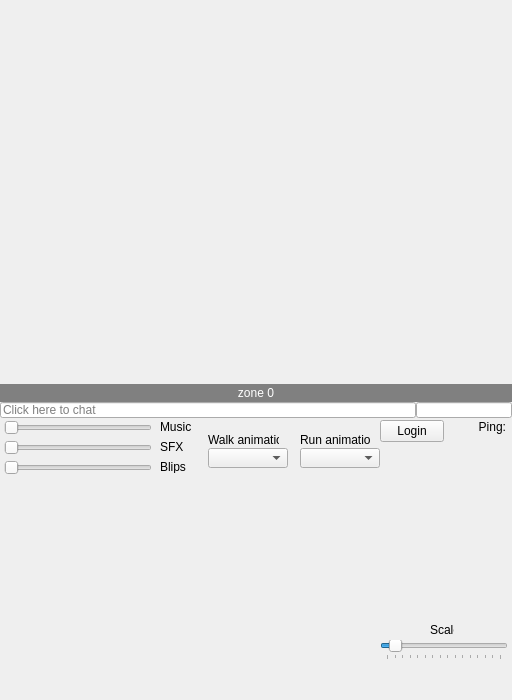
<?xml version="1.0" encoding="UTF-8"?>
<ui version="4.0">
 <class>GameWidget</class>
 <widget class="QWidget" name="GameWidget">
  <property name="geometry">
   <rect>
    <x>0</x>
    <y>0</y>
    <width>512</width>
    <height>700</height>
   </rect>
  </property>
  <property name="focusPolicy">
   <enum>Qt::NoFocus</enum>
  </property>
  <property name="windowTitle">
   <string>Form</string>
  </property>
  <widget class="GamePort" name="gameview" native="true">
   <property name="geometry">
    <rect>
     <x>0</x>
     <y>0</y>
     <width>512</width>
     <height>384</height>
    </rect>
   </property>
   <widget class="QWidget" name="chatboxwidget" native="true">
    <property name="geometry">
     <rect>
      <x>128</x>
      <y>306</y>
      <width>256</width>
      <height>78</height>
     </rect>
    </property>
    <widget class="QLabel" name="chatbox">
     <property name="geometry">
      <rect>
       <x>0</x>
       <y>0</y>
       <width>256</width>
       <height>78</height>
      </rect>
     </property>
     <property name="text">
      <string/>
     </property>
     <property name="pixmap">
      <pixmap>chatbox.png</pixmap>
     </property>
     <property name="scaledContents">
      <bool>true</bool>
     </property>
    </widget>
    <widget class="QLabel" name="chatname">
     <property name="geometry">
      <rect>
       <x>4</x>
       <y>1</y>
       <width>254</width>
       <height>12</height>
      </rect>
     </property>
     <property name="styleSheet">
      <string notr="true">color: white</string>
     </property>
     <property name="text">
      <string/>
     </property>
    </widget>
    <widget class="QTextEdit" name="chattext">
     <property name="geometry">
      <rect>
       <x>2</x>
       <y>14</y>
       <width>252</width>
       <height>66</height>
      </rect>
     </property>
     <property name="cursor" stdset="0">
      <cursorShape>ArrowCursor</cursorShape>
     </property>
     <property name="styleSheet">
      <string notr="true">background-color: rgba(0, 0, 0, 0); color: white</string>
     </property>
     <property name="frameShape">
      <enum>QFrame::NoFrame</enum>
     </property>
     <property name="verticalScrollBarPolicy">
      <enum>Qt::ScrollBarAlwaysOff</enum>
     </property>
     <property name="horizontalScrollBarPolicy">
      <enum>Qt::ScrollBarAlwaysOff</enum>
     </property>
     <property name="readOnly">
      <bool>true</bool>
     </property>
     <property name="cursorWidth">
      <number>0</number>
     </property>
     <property name="textInteractionFlags">
      <set>Qt::NoTextInteraction</set>
     </property>
    </widget>
   </widget>
   <widget class="AIOButton" name="chatlogToggle">
    <property name="geometry">
     <rect>
      <x>480</x>
      <y>370</y>
      <width>32</width>
      <height>16</height>
     </rect>
    </property>
    <property name="text">
     <string/>
    </property>
    <property name="pixmap">
     <pixmap>../fullscreen/chatlog_button.png</pixmap>
    </property>
   </widget>
  </widget>
  <widget class="QStackedWidget" name="IngameWidgets">
   <property name="enabled">
    <bool>true</bool>
   </property>
   <property name="geometry">
    <rect>
     <x>0</x>
     <y>0</y>
     <width>512</width>
     <height>700</height>
    </rect>
   </property>
   <property name="focusPolicy">
    <enum>Qt::NoFocus</enum>
   </property>
   <property name="styleSheet">
    <string notr="true"/>
   </property>
   <property name="frameShape">
    <enum>QFrame::NoFrame</enum>
   </property>
   <property name="currentIndex">
    <number>0</number>
   </property>
   <widget class="QWidget" name="IngameUI">
    <property name="focusPolicy">
     <enum>Qt::NoFocus</enum>
    </property>
    <property name="autoFillBackground">
     <bool>false</bool>
    </property>
    <widget class="PenaltyBar" name="_penaltybar1">
     <property name="geometry">
      <rect>
       <x>420</x>
       <y>450</y>
       <width>84</width>
       <height>14</height>
      </rect>
     </property>
     <property name="text">
      <string/>
     </property>
     <property name="pixmap">
      <pixmap>defensebar10.png</pixmap>
     </property>
    </widget>
    <widget class="PenaltyBar" name="_penaltybar2">
     <property name="geometry">
      <rect>
       <x>420</x>
       <y>464</y>
       <width>84</width>
       <height>14</height>
      </rect>
     </property>
     <property name="text">
      <string/>
     </property>
     <property name="pixmap">
      <pixmap>prosecutionbar10.png</pixmap>
     </property>
    </widget>
    <widget class="AIOButton" name="evidencebtn">
     <property name="geometry">
      <rect>
       <x>216</x>
       <y>676</y>
       <width>80</width>
       <height>24</height>
      </rect>
     </property>
     <property name="text">
      <string/>
     </property>
     <property name="pixmap">
      <pixmap>evidence_button.png</pixmap>
     </property>
    </widget>
    <widget class="QLabel" name="areainfo">
     <property name="geometry">
      <rect>
       <x>0</x>
       <y>384</y>
       <width>512</width>
       <height>18</height>
      </rect>
     </property>
     <property name="styleSheet">
      <string notr="true">color: white;
background-color: rgb(128, 128, 128)</string>
     </property>
     <property name="text">
      <string>zone 0</string>
     </property>
     <property name="scaledContents">
      <bool>true</bool>
     </property>
     <property name="alignment">
      <set>Qt::AlignCenter</set>
     </property>
    </widget>
    <widget class="QPushButton" name="ooclogin">
     <property name="enabled">
      <bool>true</bool>
     </property>
     <property name="geometry">
      <rect>
       <x>380</x>
       <y>420</y>
       <width>64</width>
       <height>22</height>
      </rect>
     </property>
     <property name="text">
      <string>Login</string>
     </property>
     <property name="checkable">
      <bool>false</bool>
     </property>
     <property name="checked">
      <bool>false</bool>
     </property>
     <property name="flat">
      <bool>false</bool>
     </property>
    </widget>
    <widget class="QLabel" name="sliderlabel1">
     <property name="geometry">
      <rect>
       <x>160</x>
       <y>420</y>
       <width>32</width>
       <height>13</height>
      </rect>
     </property>
     <property name="text">
      <string>Music</string>
     </property>
    </widget>
    <widget class="QLabel" name="sliderlabel2">
     <property name="geometry">
      <rect>
       <x>160</x>
       <y>440</y>
       <width>32</width>
       <height>13</height>
      </rect>
     </property>
     <property name="text">
      <string>SFX</string>
     </property>
    </widget>
    <widget class="QLabel" name="sliderlabel3">
     <property name="geometry">
      <rect>
       <x>160</x>
       <y>460</y>
       <width>32</width>
       <height>13</height>
      </rect>
     </property>
     <property name="text">
      <string>Blips</string>
     </property>
    </widget>
    <widget class="QSlider" name="musicslider">
     <property name="geometry">
      <rect>
       <x>4</x>
       <y>420</y>
       <width>148</width>
       <height>16</height>
      </rect>
     </property>
     <property name="maximum">
      <number>100</number>
     </property>
     <property name="orientation">
      <enum>Qt::Horizontal</enum>
     </property>
    </widget>
    <widget class="QSlider" name="soundslider">
     <property name="geometry">
      <rect>
       <x>4</x>
       <y>440</y>
       <width>148</width>
       <height>16</height>
      </rect>
     </property>
     <property name="maximum">
      <number>100</number>
     </property>
     <property name="orientation">
      <enum>Qt::Horizontal</enum>
     </property>
    </widget>
    <widget class="QSlider" name="blipslider">
     <property name="geometry">
      <rect>
       <x>4</x>
       <y>460</y>
       <width>148</width>
       <height>16</height>
      </rect>
     </property>
     <property name="maximum">
      <number>100</number>
     </property>
     <property name="orientation">
      <enum>Qt::Horizontal</enum>
     </property>
    </widget>
    <widget class="QLabel" name="walkanim_label">
     <property name="geometry">
      <rect>
       <x>208</x>
       <y>432</y>
       <width>71</width>
       <height>16</height>
      </rect>
     </property>
     <property name="text">
      <string>Walk animation</string>
     </property>
    </widget>
    <widget class="QLabel" name="runanim_label">
     <property name="geometry">
      <rect>
       <x>300</x>
       <y>432</y>
       <width>71</width>
       <height>16</height>
      </rect>
     </property>
     <property name="text">
      <string>Run animation</string>
     </property>
    </widget>
    <widget class="QComboBox" name="walkanim_dropdown">
     <property name="geometry">
      <rect>
       <x>208</x>
       <y>448</y>
       <width>80</width>
       <height>20</height>
      </rect>
     </property>
    </widget>
    <widget class="QComboBox" name="runanim_dropdown">
     <property name="geometry">
      <rect>
       <x>300</x>
       <y>448</y>
       <width>80</width>
       <height>20</height>
      </rect>
     </property>
    </widget>
    <widget class="QLabel" name="pinglabel">
     <property name="geometry">
      <rect>
       <x>450</x>
       <y>420</y>
       <width>56</width>
       <height>16</height>
      </rect>
     </property>
     <property name="text">
      <string>Ping:</string>
     </property>
     <property name="alignment">
      <set>Qt::AlignRight|Qt::AlignTop|Qt::AlignTrailing</set>
     </property>
    </widget>
    <widget class="AIOIndexButton" name="wt_button">
     <property name="geometry">
      <rect>
       <x>10</x>
       <y>620</y>
       <width>85</width>
       <height>42</height>
      </rect>
     </property>
     <property name="cursor">
      <cursorShape>ArrowCursor</cursorShape>
     </property>
     <property name="text">
      <string/>
     </property>
     <property name="pixmap">
      <pixmap>witnesstestimony.png</pixmap>
     </property>
    </widget>
    <widget class="AIOIndexButton" name="ce_button">
     <property name="geometry">
      <rect>
       <x>100</x>
       <y>620</y>
       <width>85</width>
       <height>42</height>
      </rect>
     </property>
     <property name="text">
      <string/>
     </property>
     <property name="pixmap">
      <pixmap>crossexamination.png</pixmap>
     </property>
    </widget>
    <widget class="AIOIndexButton" name="guilty_button">
     <property name="geometry">
      <rect>
       <x>280</x>
       <y>620</y>
       <width>85</width>
       <height>42</height>
      </rect>
     </property>
     <property name="text">
      <string/>
     </property>
     <property name="pixmap">
      <pixmap>guilty.png</pixmap>
     </property>
    </widget>
    <widget class="AIOIndexButton" name="notguilty_button">
     <property name="geometry">
      <rect>
       <x>190</x>
       <y>620</y>
       <width>85</width>
       <height>42</height>
      </rect>
     </property>
     <property name="text">
      <string/>
     </property>
     <property name="pixmap">
      <pixmap>notguilty.png</pixmap>
     </property>
    </widget>
    <widget class="ICLineEdit" name="ic_input">
     <property name="geometry">
      <rect>
       <x>0</x>
       <y>402</y>
       <width>416</width>
       <height>16</height>
      </rect>
     </property>
     <property name="placeholderText">
      <string>Click here to chat</string>
     </property>
    </widget>
    <widget class="QLineEdit" name="showname_input">
     <property name="geometry">
      <rect>
       <x>416</x>
       <y>402</y>
       <width>96</width>
       <height>16</height>
      </rect>
     </property>
    </widget>
    <widget class="QLabel" name="emotebar">
     <property name="geometry">
      <rect>
       <x>0</x>
       <y>482</y>
       <width>512</width>
       <height>112</height>
      </rect>
     </property>
     <property name="text">
      <string/>
     </property>
     <property name="pixmap">
      <pixmap>emote_bar.png</pixmap>
     </property>
     <property name="scaledContents">
      <bool>false</bool>
     </property>
    </widget>
    <widget class="AIOButton" name="prevemotepage">
     <property name="geometry">
      <rect>
       <x>8</x>
       <y>574</y>
       <width>40</width>
       <height>40</height>
      </rect>
     </property>
     <property name="text">
      <string/>
     </property>
     <property name="pixmap">
      <pixmap>arrow_left.png</pixmap>
     </property>
     <property name="scaledContents">
      <bool>false</bool>
     </property>
    </widget>
    <widget class="AIOButton" name="textcolorbtn">
     <property name="geometry">
      <rect>
       <x>72</x>
       <y>574</y>
       <width>40</width>
       <height>40</height>
      </rect>
     </property>
     <property name="text">
      <string/>
     </property>
     <property name="pixmap">
      <pixmap>textcolor_button.png</pixmap>
     </property>
     <property name="scaledContents">
      <bool>false</bool>
     </property>
    </widget>
    <widget class="AIOButton" name="switchbtn">
     <property name="geometry">
      <rect>
       <x>135</x>
       <y>582</y>
       <width>70</width>
       <height>24</height>
      </rect>
     </property>
     <property name="text">
      <string/>
     </property>
     <property name="pixmap">
      <pixmap>switch_button.png</pixmap>
     </property>
    </widget>
    <widget class="AIOButton" name="movebtn">
     <property name="geometry">
      <rect>
       <x>221</x>
       <y>582</y>
       <width>70</width>
       <height>24</height>
      </rect>
     </property>
     <property name="text">
      <string/>
     </property>
     <property name="pixmap">
      <pixmap>move_button.png</pixmap>
     </property>
    </widget>
    <widget class="AIOButton" name="examinebtn">
     <property name="geometry">
      <rect>
       <x>307</x>
       <y>582</y>
       <width>70</width>
       <height>24</height>
      </rect>
     </property>
     <property name="text">
      <string/>
     </property>
     <property name="pixmap">
      <pixmap>examine_button.png</pixmap>
     </property>
    </widget>
    <widget class="AIOButton" name="realizationbtn">
     <property name="geometry">
      <rect>
       <x>400</x>
       <y>574</y>
       <width>40</width>
       <height>40</height>
      </rect>
     </property>
     <property name="text">
      <string/>
     </property>
     <property name="pixmap">
      <pixmap>realization.png</pixmap>
     </property>
     <property name="scaledContents">
      <bool>false</bool>
     </property>
    </widget>
    <widget class="AIOButton" name="nextemotepage">
     <property name="geometry">
      <rect>
       <x>464</x>
       <y>574</y>
       <width>40</width>
       <height>40</height>
      </rect>
     </property>
     <property name="text">
      <string/>
     </property>
     <property name="pixmap">
      <pixmap>arrow_right.png</pixmap>
     </property>
     <property name="scaledContents">
      <bool>false</bool>
     </property>
    </widget>
    <widget class="AIOButton" name="musicToggle">
     <property name="geometry">
      <rect>
       <x>442</x>
       <y>676</y>
       <width>70</width>
       <height>24</height>
      </rect>
     </property>
     <property name="text">
      <string/>
     </property>
     <property name="pixmap">
      <pixmap>music_button.png</pixmap>
     </property>
    </widget>
    <widget class="AIOButton" name="oocToggle">
     <property name="geometry">
      <rect>
       <x>0</x>
       <y>676</y>
       <width>70</width>
       <height>24</height>
      </rect>
     </property>
     <property name="text">
      <string/>
     </property>
     <property name="pixmap">
      <pixmap>ooc_button.png</pixmap>
     </property>
    </widget>
    <widget class="QSlider" name="scaleslider">
     <property name="geometry">
      <rect>
       <x>380</x>
       <y>640</y>
       <width>128</width>
       <height>20</height>
      </rect>
     </property>
     <property name="minimum">
      <number>1</number>
     </property>
     <property name="maximum">
      <number>16</number>
     </property>
     <property name="singleStep">
      <number>1</number>
     </property>
     <property name="pageStep">
      <number>1</number>
     </property>
     <property name="value">
      <number>2</number>
     </property>
     <property name="orientation">
      <enum>Qt::Horizontal</enum>
     </property>
     <property name="invertedAppearance">
      <bool>false</bool>
     </property>
     <property name="invertedControls">
      <bool>false</bool>
     </property>
     <property name="tickPosition">
      <enum>QSlider::TicksBelow</enum>
     </property>
     <property name="tickInterval">
      <number>1</number>
     </property>
    </widget>
    <widget class="QLabel" name="scalelabel">
     <property name="geometry">
      <rect>
       <x>430</x>
       <y>624</y>
       <width>24</width>
       <height>12</height>
      </rect>
     </property>
     <property name="text">
      <string>Scale</string>
     </property>
    </widget>
    <zorder>_penaltybar1</zorder>
    <zorder>_penaltybar2</zorder>
    <zorder>evidencebtn</zorder>
    <zorder>areainfo</zorder>
    <zorder>ooclogin</zorder>
    <zorder>sliderlabel1</zorder>
    <zorder>sliderlabel2</zorder>
    <zorder>sliderlabel3</zorder>
    <zorder>musicslider</zorder>
    <zorder>soundslider</zorder>
    <zorder>blipslider</zorder>
    <zorder>walkanim_label</zorder>
    <zorder>runanim_label</zorder>
    <zorder>walkanim_dropdown</zorder>
    <zorder>runanim_dropdown</zorder>
    <zorder>pinglabel</zorder>
    <zorder>wt_button</zorder>
    <zorder>ce_button</zorder>
    <zorder>guilty_button</zorder>
    <zorder>notguilty_button</zorder>
    <zorder>emotebar</zorder>
    <zorder>prevemotepage</zorder>
    <zorder>textcolorbtn</zorder>
    <zorder>switchbtn</zorder>
    <zorder>movebtn</zorder>
    <zorder>examinebtn</zorder>
    <zorder>realizationbtn</zorder>
    <zorder>nextemotepage</zorder>
    <zorder>ic_input</zorder>
    <zorder>showname_input</zorder>
    <zorder>musicToggle</zorder>
    <zorder>oocToggle</zorder>
    <zorder>scaleslider</zorder>
    <zorder>scalelabel</zorder>
   </widget>
   <widget class="CharSelect" name="charselect">
    <widget class="QScrollArea" name="charscroller">
     <property name="geometry">
      <rect>
       <x>12</x>
       <y>424</y>
       <width>491</width>
       <height>261</height>
      </rect>
     </property>
     <property name="styleSheet">
      <string notr="true">background-color: transparent</string>
     </property>
     <property name="frameShape">
      <enum>QFrame::NoFrame</enum>
     </property>
     <property name="verticalScrollBarPolicy">
      <enum>Qt::ScrollBarAsNeeded</enum>
     </property>
     <property name="widgetResizable">
      <bool>true</bool>
     </property>
     <widget class="QWidget" name="charscrollwidget">
      <property name="geometry">
       <rect>
        <x>0</x>
        <y>0</y>
        <width>491</width>
        <height>261</height>
       </rect>
      </property>
     </widget>
    </widget>
    <widget class="QPushButton" name="disconnectbtn">
     <property name="geometry">
      <rect>
       <x>10</x>
       <y>392</y>
       <width>75</width>
       <height>23</height>
      </rect>
     </property>
     <property name="text">
      <string>Disconnect</string>
     </property>
    </widget>
    <widget class="QWidget" name="charnamewidget" native="true">
     <property name="geometry">
      <rect>
       <x>120</x>
       <y>392</y>
       <width>272</width>
       <height>26</height>
      </rect>
     </property>
     <widget class="QLabel" name="charnameimg">
      <property name="geometry">
       <rect>
        <x>0</x>
        <y>0</y>
        <width>272</width>
        <height>26</height>
       </rect>
      </property>
      <property name="text">
       <string/>
      </property>
      <property name="pixmap">
       <pixmap>evidence_name.png</pixmap>
      </property>
      <property name="alignment">
       <set>Qt::AlignHCenter|Qt::AlignTop</set>
      </property>
     </widget>
     <widget class="QLabel" name="charnamelabel">
      <property name="geometry">
       <rect>
        <x>0</x>
        <y>0</y>
        <width>272</width>
        <height>26</height>
       </rect>
      </property>
      <property name="styleSheet">
       <string notr="true">background-color: rgba(0, 0, 0, 0); color: rgb(255, 165, 0)</string>
      </property>
      <property name="text">
       <string>Select your character</string>
      </property>
      <property name="alignment">
       <set>Qt::AlignCenter</set>
      </property>
     </widget>
    </widget>
   </widget>
  </widget>
  <widget class="QTextEdit" name="chatlog">
   <property name="geometry">
    <rect>
     <x>512</x>
     <y>0</y>
     <width>416</width>
     <height>384</height>
    </rect>
   </property>
   <property name="font">
    <font>
     <family>Tahoma</family>
     <pointsize>10</pointsize>
    </font>
   </property>
   <property name="styleSheet">
    <string notr="true">background-color: rgb(96, 96, 96); color: white</string>
   </property>
   <property name="readOnly">
    <bool>true</bool>
   </property>
  </widget>
  <zorder>IngameWidgets</zorder>
  <zorder>gameview</zorder>
  <zorder>chatlog</zorder>
 </widget>
 <customwidgets>
  <customwidget>
   <class>GamePort</class>
   <extends>QWidget</extends>
   <header>game</header>
   <container>1</container>
  </customwidget>
  <customwidget>
   <class>ICLineEdit</class>
   <extends>QLineEdit</extends>
   <header>game</header>
  </customwidget>
  <customwidget>
   <class>AIOButton</class>
   <extends>QLabel</extends>
   <header>buttons</header>
  </customwidget>
  <customwidget>
   <class>PenaltyBar</class>
   <extends>QLabel</extends>
   <header>buttons</header>
  </customwidget>
  <customwidget>
   <class>AIOIndexButton</class>
   <extends>QLabel</extends>
   <header>buttons</header>
  </customwidget>
  <customwidget>
   <class>CharSelect</class>
   <extends>QWidget</extends>
   <header>charselect</header>
   <container>1</container>
  </customwidget>
 </customwidgets>
 <resources/>
 <connections/>
</ui>
